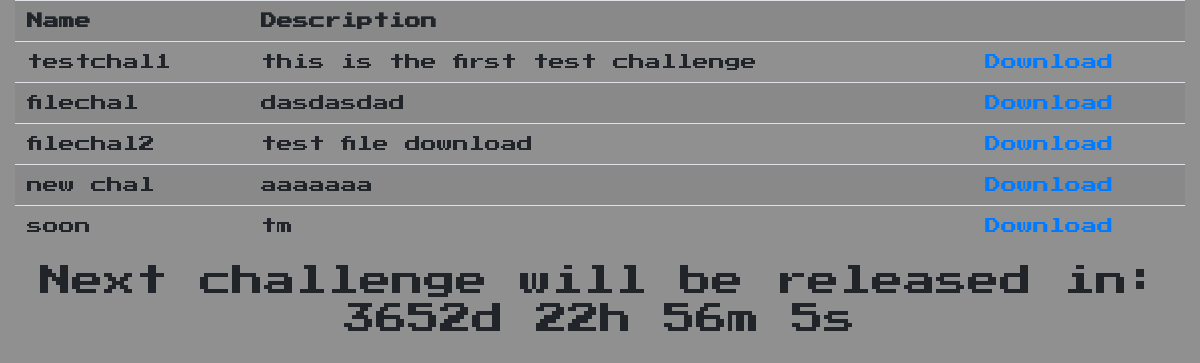
The page / on the database its author committed.
### challenges/models.py (models this page shows)
class Challenge(models.Model):
    name = models.CharField(max_length=128)
    description = models.TextField()
    challenge_file = models.FileField(upload_to=get_upload_name)
    release_datetime = models.DateTimeField()

### challenges/views.py (the view)
# urls.py: path('', challenge_list),
def challenge_list(request):
    challenges = Challenge.objects.filter(release_datetime__lte=str(timezone.localtime()))
    next_chals = Challenge.objects.filter(release_datetime__gte=str(timezone.localtime()))
    next_chal_time = None
    closest_time = None
    for chal in next_chals:
        t = chal.release_datetime.timestamp()
        if closest_time == None or t < closest_time:
            closest_time = t
    return render(request, "index.html", {"challenge_list": challenges, "next_chal_time": closest_time})

### templates/index.html (shortened to what this page needs)
{% load static %}
<html>
    <head>
        <link rel="stylesheet" href="https://stackpath.bootstrapcdn.com/bootstrap/4.3.1/css/bootstrap.min.css">
<link href="{% static 'style.css' %}" rel="stylesheet">
    </head>
    <body>
        <div class="container-fluid">
        <table class="table table-striped table-hover">
            <tr>
                <th>Name</th>
                <th>Description</th>
                <th></th>
            </tr>
        {% for challenge in challenge_list %}
            <tr>
                <td>{{challenge.name}}</td>
                <td>{{challenge.description}}</td>
                <td><a href="/challenge/{{challenge.challenge_file}}">Download</a></td>
            </tr>
        {% empty %}
                <td>No challenges have been released yet.</td>
        {% endfor %}
        </table>
        {% if next_chal_time %}
            <div class="row">
                <div class="col text-center">
                    <h2>Next challenge will be released in:<br><span id="countdown"></span></h2>
                </div>
            </div>
        {% endif %}
        </div>
    </body>
</html>

### challenges/static/style.css (style rules this page uses)
body { font-family: 'Press Start 2P', cursive; background-color: #909090; padding: 0; margin: 0; }

### rows shown on the page
Challenge: name "testchal1", description "this is the first test challenge"
Challenge: name "filechal", description "dasdasdad"
Challenge: name "filechal2", description "test file download"
Challenge: name "new chal", description "aaaaaaa"
Challenge: name "soon", description "tm"
